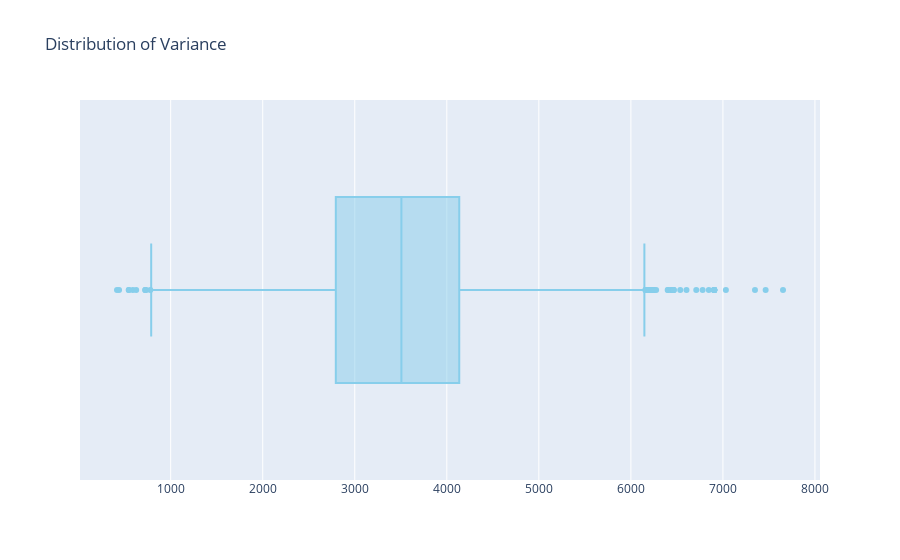

Source (notebook cell):
### Code cell
# plot a boxplot for Variance
fig = go.Figure()

fig.add_trace(go.Box(x = dataset['Variance'], name = '', marker = dict(color = 'skyblue')))
fig.update_layout(title = 'Distribution of Variance')
fig.show()

### Figure 1 — Plotly figure (JSON) as saved in the notebook; plotly's stock layout.template omitted (floating-point values rounded to 4 significant figures; data arrays with more than 128 entries replaced by an {"elided": "..."} marker saying what was removed)
{"data": [{"marker": {"color": "skyblue"}, "name": "", "type": "box", "x": {"elided": "7599 float values"}}], "layout": {"autosize": true, "title": {"text": "Distribution of Variance"}, "xaxis": {"autorange": true, "range": [14.78, 8055.0], "type": "linear"}, "yaxis": {"autorange": true, "range": [-0.5, 0.5], "type": "category"}}}
